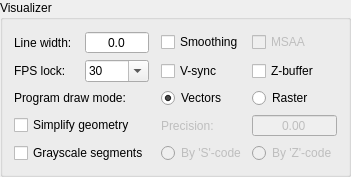
          <widget class="GroupBox" name="grpVisualizer">
           <property name="title">
            <string>Visualizer</string>
           </property>
           <layout class="QVBoxLayout" name="verticalLayout_2">
            <item>
             <layout class="QGridLayout" name="gridLayout_5">
              <item row="1" column="4">
               <widget class="QCheckBox" name="chkZBuffer">
                <property name="text">
                 <string>Z-buffer</string>
                </property>
               </widget>
              </item>
              <item row="0" column="4">
               <widget class="QCheckBox" name="radMSAA">
                <property name="enabled">
                 <bool>false</bool>
                </property>
                <property name="text">
                 <string>MSAA</string>
                </property>
               </widget>
              </item>
              <item row="0" column="0">
               <layout class="QHBoxLayout" name="horizontalLayout_4">
                <item>
                 <widget class="QLabel" name="label_5">
                  <property name="text">
                   <string>Line width:</string>
                  </property>
                  <property name="buddy">
                   <cstring>txtLineWidth</cstring>
                  </property>
                 </widget>
                </item>
                <item>
                 <widget class="QDoubleSpinBox" name="txtLineWidth">
                  <property name="alignment">
                   <set>Qt::AlignCenter</set>
                  </property>
                  <property name="buttonSymbols">
                   <enum>QAbstractSpinBox::NoButtons</enum>
                  </property>
                  <property name="decimals">
                   <number>1</number>
                  </property>
                  <property name="maximum">
                   <double>9.000000000000000</double>
                  </property>
                 </widget>
                </item>
               </layout>
              </item>
              <item row="1" column="0">
               <layout class="QHBoxLayout" name="horizontalLayout_7">
                <item>
                 <widget class="QLabel" name="label_7">
                  <property name="text">
                   <string>FPS lock:</string>
                  </property>
                  <property name="buddy">
                   <cstring>cboFps</cstring>
                  </property>
                 </widget>
                </item>
                <item>
                 <widget class="QComboBox" name="cboFps">
                  <property name="inputMethodHints">
                   <set>Qt::ImhDigitsOnly|Qt::ImhFormattedNumbersOnly</set>
                  </property>
                  <property name="editable">
                   <bool>true</bool>
                  </property>
                  <item>
                   <property name="text">
                    <string>30</string>
                   </property>
                  </item>
                  <item>
                   <property name="text">
                    <string>60</string>
                   </property>
                  </item>
                  <item>
                   <property name="text">
                    <string>120</string>
                   </property>
                  </item>
                 </widget>
                </item>
               </layout>
              </item>
              <item row="2" column="0">
               <widget class="QLabel" name="label_6">
                <property name="text">
                 <string>Program draw mode:</string>
                </property>
               </widget>
              </item>
              <item row="2" column="3">
               <widget class="QRadioButton" name="radDrawModeVectors">
                <property name="text">
                 <string>Vectors</string>
                </property>
                <property name="checked">
                 <bool>true</bool>
                </property>
                <property name="autoExclusive">
                 <bool>false</bool>
                </property>
               </widget>
              </item>
              <item row="2" column="4">
               <widget class="QRadioButton" name="radDrawModeRaster">
                <property name="text">
                 <string>Raster</string>
                </property>
                <property name="autoExclusive">
                 <bool>false</bool>
                </property>
               </widget>
              </item>
              <item row="0" column="2">
               <spacer name="horizontalSpacer_5">
                <property name="orientation">
                 <enum>Qt::Horizontal</enum>
                </property>
                <property name="sizeType">
                 <enum>QSizePolicy::Fixed</enum>
                </property>
                <property name="sizeHint" stdset="0">
                 <size>
                  <width>6</width>
                  <height>20</height>
                 </size>
                </property>
               </spacer>
              </item>
              <item row="4" column="4">
               <widget class="QRadioButton" name="radGrayscaleZ">
                <property name="enabled">
                 <bool>false</bool>
                </property>
                <property name="text">
                 <string>By 'Z'-code</string>
                </property>
                <property name="autoExclusive">
                 <bool>false</bool>
                </property>
               </widget>
              </item>
              <item row="4" column="3">
               <widget class="QRadioButton" name="radGrayscaleS">
                <property name="enabled">
                 <bool>false</bool>
                </property>
                <property name="text">
                 <string>By 'S'-code</string>
                </property>
                <property name="autoExclusive">
                 <bool>false</bool>
                </property>
               </widget>
              </item>
              <item row="4" column="0">
               <widget class="QCheckBox" name="chkGrayscale">
                <property name="text">
                 <string>Grayscale segments</string>
                </property>
               </widget>
              </item>
              <item row="3" column="4">
               <widget class="QDoubleSpinBox" name="txtSimplifyPrecision">
                <property name="enabled">
                 <bool>false</bool>
                </property>
                <property name="alignment">
                 <set>Qt::AlignCenter</set>
                </property>
                <property name="buttonSymbols">
                 <enum>QAbstractSpinBox::NoButtons</enum>
                </property>
                <property name="decimals">
                 <number>2</number>
                </property>
                <property name="maximum">
                 <double>99.000000000000000</double>
                </property>
               </widget>
              </item>
              <item row="3" column="0">
               <widget class="QCheckBox" name="chkSimplify">
                <property name="text">
                 <string>Simplify geometry</string>
                </property>
               </widget>
              </item>
              <item row="3" column="3">
               <widget class="QLabel" name="lblSimpilyPrecision">
                <property name="enabled">
                 <bool>false</bool>
                </property>
                <property name="text">
                 <string>Precision:</string>
                </property>
               </widget>
              </item>
              <item row="1" column="3">
               <widget class="QCheckBox" name="chkVSync">
                <property name="text">
                 <string>V-sync</string>
                </property>
               </widget>
              </item>
              <item row="0" column="3">
               <widget class="QCheckBox" name="chkAntialiasing">
                <property name="text">
                 <string>Smoothing</string>
                </property>
               </widget>
              </item>
             </layout>
            </item>
           </layout>
          </widget>
